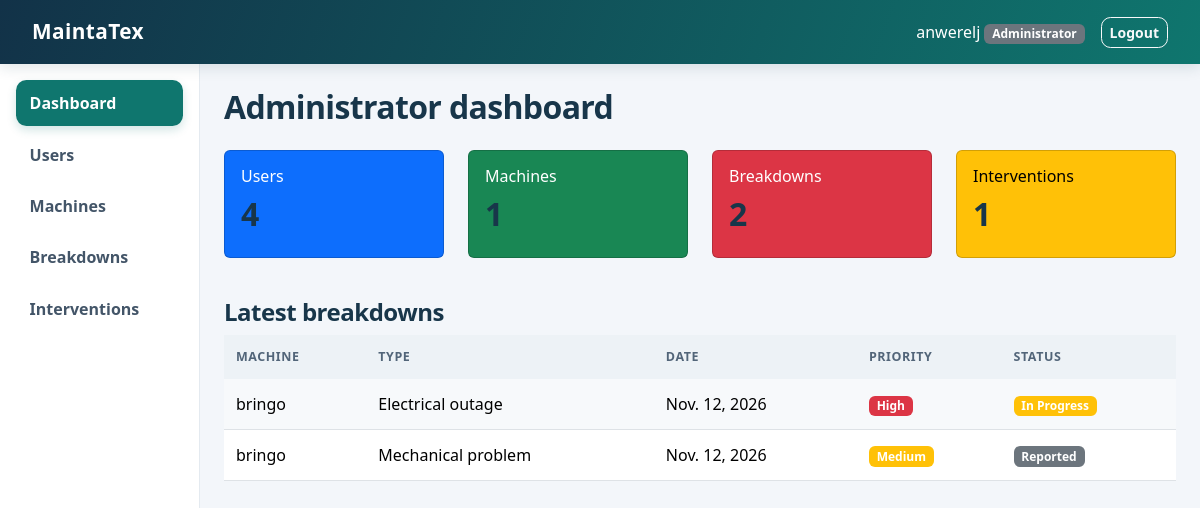
The app's page /dashboard/ (signed in) with its own data.
### core/models.py (models this page shows, shortened)
class Breakdown(models.Model):
    CATEGORY_CHOICES = [
        ('electrical', 'Electrical outage'),
        ('mechanical', 'Mechanical problem'),
        ('other', 'Other'),
    ]
    PRIORITY_CHOICES = [
        ('low', 'Low'),
        ('medium', 'Medium'),
        ('high', 'High'),
    ]
    STATUS_CHOICES = [
        ('reported', 'Reported'),
        ('in_progress', 'In Progress'),
        ('resolved', 'Resolved'),
    ]
    machine = models.ForeignKey(Machine, on_delete=models.CASCADE, related_name='breakdowns')
    category = models.CharField(
        'Breakdown type', max_length=20, choices=CATEGORY_CHOICES, default='other')
    description = models.TextField()
    breakdown_date = models.DateField('Breakdown date', default=date.today)
    priority = models.CharField(max_length=10, choices=PRIORITY_CHOICES, default='medium')
    status = models.CharField(max_length=20, choices=STATUS_CHOICES, default='reported')
    reported_by = models.ForeignKey(User, on_delete=models.SET_NULL, null=True,
                                    related_name='reported_breakdowns')
    class Meta:
        ordering = ['-breakdown_date', '-id']
    @property
    def priority_badge(self):
        colors = {'low': 'success', 'medium': 'warning', 'high': 'danger'}
        return colors[self.priority]
    @property
    def badge_class(self):
        colors = {'reported': 'secondary', 'in_progress': 'warning', 'resolved': 'success'}
        return colors[self.status]

class Machine(models.Model):
    STATUS_CHOICES = [
        ('operational', 'Operational'),
        ('broken', 'Broken'),
        ('under_maintenance', 'Under Maintenance'),
    ]
    name = models.CharField(max_length=100)
    code = models.CharField('Machine code', max_length=30, unique=True)
    machine_type = models.CharField('Machine type', max_length=100)
    location = models.CharField(max_length=100)
    status = models.CharField(max_length=20, choices=STATUS_CHOICES, default='operational')
    class Meta:
        ordering = ['name']

### core/views.py (the view, shortened to what this page needs)
# urls.py: path('dashboard/', views.dashboard, name='dashboard'),
@login_required
def dashboard(request):
    role = get_user_role(request.user)
    if role is None:
        messages.error(request, 'Your account has no role. Please contact the administrator.')
        logout(request)
        return redirect('login')
    context = {}
    if role == 'administrator':
        context = {
            'users_count': User.objects.count(),
            'machines_count': Machine.objects.count(),
            'breakdowns_count': Breakdown.objects.count(),
            'interventions_count': Intervention.objects.count(),
            'recent_breakdowns': Breakdown.objects.select_related('machine')[:5],
        }
    return render(request, f'{role}/dashboard.html', context)

### core/models.py (called while the page is built)
def get_user_role(user):
    if not user.is_authenticated:
        return None
    if user.is_superuser:
        return 'administrator'
    profile = getattr(user, 'profile', None)
    if profile is None:
        return None
    return profile.role

### core/templates/administrator/dashboard.html (shortened to what this page needs)
{% extends 'common/base.html' %}
{% block content %}
<h2 class="mb-4">Administrator dashboard</h2>
<div class="row mb-4">
  <div class="col-md-3"><div class="card text-bg-primary mb-3"><div class="card-body">
    <h6>Users</h6><h2>{{ users_count }}</h2></div></div></div>
  <div class="col-md-3"><div class="card text-bg-success mb-3"><div class="card-body">
    <h6>Machines</h6><h2>{{ machines_count }}</h2></div></div></div>
  <div class="col-md-3"><div class="card text-bg-danger mb-3"><div class="card-body">
    <h6>Breakdowns</h6><h2>{{ breakdowns_count }}</h2></div></div></div>
  <div class="col-md-3"><div class="card text-bg-warning mb-3"><div class="card-body">
    <h6>Interventions</h6><h2>{{ interventions_count }}</h2></div></div></div>
</div>
<h4>Latest breakdowns</h4>
<table class="table table-striped">
  <thead><tr><th>Machine</th><th>Type</th><th>Date</th><th>Priority</th><th>Status</th></tr></thead>
  <tbody>
    {% for breakdown in recent_breakdowns %}
    <tr>
      <td>{{ breakdown.machine.name }}</td>
      <td>{{ breakdown.get_category_display }}</td>
      <td>{{ breakdown.breakdown_date }}</td>
      <td><span class="badge bg-{{ breakdown.priority_badge }}">{{ breakdown.get_priority_display }}</span></td>
      <td><span class="badge bg-{{ breakdown.badge_class }}">{{ breakdown.get_status_display }}</span></td>
    </tr>
    {% empty %}
    <tr><td colspan="5" class="text-center">No breakdown yet.</td></tr>
    {% endfor %}
  </tbody>
</table>
{% endblock %}

### core/templates/common/base.html (shortened to what this page needs)
{% load static %}
<!DOCTYPE html>
<html lang="en">
<head>
  <link href="https://cdn.jsdelivr.net/npm/bootstrap@5.3.3/dist/css/bootstrap.min.css" rel="stylesheet">
  <link href="{% static 'core/css/app.css' %}?v=3" rel="stylesheet">
</head>
<body>
  <nav class="navbar navbar-dark bg-dark">
    <div class="container-fluid">
      <a class="navbar-brand" href="{% if user.is_authenticated %}{% url 'dashboard' %}{% else %}{% url 'login' %}{% endif %}">MaintaTex</a>
      {% if user.is_authenticated %}
      <div class="d-flex align-items-center">
        <span class="navbar-text text-white me-3">
          {{ user.get_full_name|default:user.username }}
          <span class="badge bg-secondary">{% if user.is_superuser %}Administrator{% else %}{{ user.profile.get_role_display }}{% endif %}</span>
        </span>
        <form method="post" action="{% url 'logout' %}">
          <button type="submit" class="btn btn-outline-light btn-sm">Logout</button>
        </form>
      </div>
      {% endif %}
    </div>
  </nav>
  <div class="container-fluid">
    <div class="row">
      {% if user.is_authenticated and user.is_superuser or user.is_authenticated and user.profile.role %}
      {% with current=request.resolver_match.url_name %}
      <div class="col-md-2 sidebar p-3">
        <ul class="nav flex-column">
          <li class="nav-item"><a class="nav-link {% if current == 'dashboard' %}active{% endif %}" href="{% url 'dashboard' %}">Dashboard</a></li>
          {% if user.is_superuser %}
          <li class="nav-item"><a class="nav-link {% if current == 'user_list' %}active{% endif %}" href="{% url 'user_list' %}">Users</a></li>
          <li class="nav-item"><a class="nav-link {% if current == 'machine_list' %}active{% endif %}" href="{% url 'machine_list' %}">Machines</a></li>
          <li class="nav-item"><a class="nav-link {% if current == 'breakdown_list' %}active{% endif %}" href="{% url 'breakdown_list' %}">Breakdowns</a></li>
          <li class="nav-item"><a class="nav-link {% if current == 'intervention_list' %}active{% endif %}" href="{% url 'intervention_list' %}">Interventions</a></li>
          {% elif user.profile.role == 'technician' %}
          <li class="nav-item"><a class="nav-link {% if current == 'intervention_list' %}active{% endif %}" href="{% url 'intervention_list' %}">My interventions</a></li>
          {% endif %}
        </ul>
      </div>
      {% endwith %}
      <main class="col-md-10 p-4">
      {% else %}
      <main class="col-12 p-4">
      {% endif %}
        {% block content %}{% endblock %}
      </main>
    </div>
  </div>
</body>
</html>

### core/static/core/css/app.css (style rules this page uses)
:root { --brand: #0f766e; --brand-dark: #115e59; --ink: #172b3a; --line: #e4eaf0; --page: #f3f6fa; }
body { background: var(--page); color: var(--ink); }
.navbar { min-height: 64px; padding: .65rem 1.25rem; background: linear-gradient(110deg, #123248, #0f766e); box-shadow: 0 3px 14px #18394a24; }
.navbar-brand { font-size: 1.3rem; font-weight: 750; letter-spacing: .02em; }
.sidebar { min-height: calc(100vh - 64px); background: #fff; border-right: 1px solid var(--line); }
.sidebar .nav-link { margin-bottom: 5px; padding: .7rem .85rem; border-radius: .65rem; color: #435568; font-weight: 550; transition: background-color .15s ease, color .15s ease, transform .15s ease; }
.sidebar .nav-link.active { background: var(--brand); color: #fff; box-shadow: 0 4px 10px #0f766e30; }
main { min-width: 0; }
h2, h3, h4 { color: #18364a; font-weight: 700; letter-spacing: -.02em; }
.btn { border-radius: .6rem; font-weight: 600; transition: transform .15s ease, box-shadow .15s ease; }
.table { --bs-table-striped-bg: #f7f9fb; vertical-align: middle; }
.table thead th { color: #526579; background: #edf2f6; border-bottom: 0; font-size: .78rem; text-transform: uppercase; letter-spacing: .045em; white-space: nowrap; }
.table > :not(caption) > * > * { padding: .8rem .75rem; }

### records on screen
Breakdown: machine.name "bringo", category "Electrical outage", breakdown_date "Nov. 12, 2026", priority "High", status "In Progress"
Breakdown: machine.name "bringo", category "Mechanical problem", breakdown_date "Nov. 12, 2026", priority "Medium", status "Reported"

### other values on screen
{{ user.get_full_name|default:user.username }} "anwerelj"
{{ users_count }} "4"
{{ machines_count }} "1"
{{ breakdowns_count }} "2"
{{ interventions_count }} "1"
